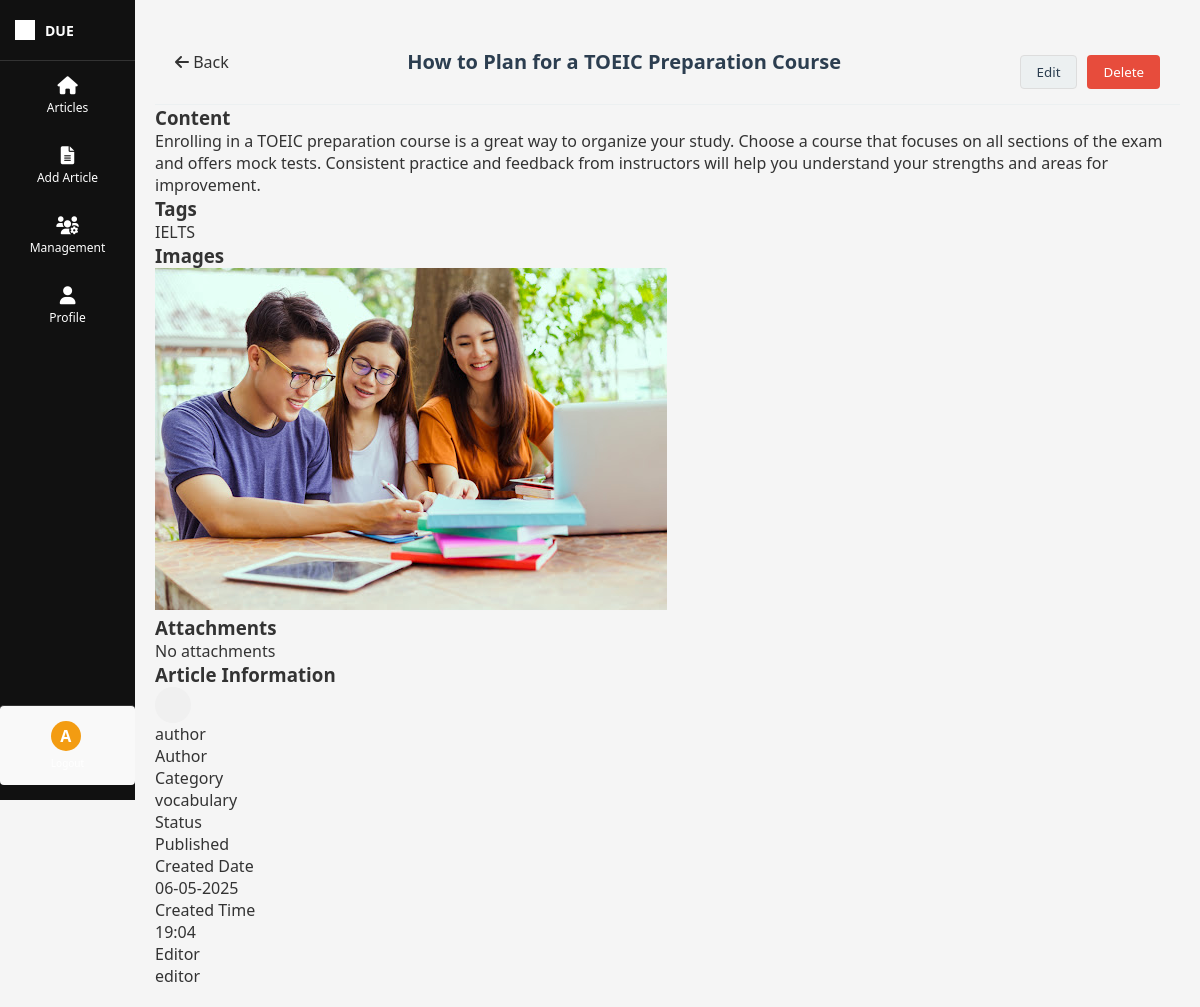
The page /admin-dashboard/article/31/ (signed in) on the database its author committed.
### cms_api/models.py (models this page shows, shortened)
class User(AbstractUser):
    ROLE_CHOICES = (
        ('admin', 'Admin'),
        ('editor', 'Editor'),
        ('author', 'Author'),
        ('user', 'User'),
        ('viewer', 'Viewer'),
    )
    role = models.CharField(max_length=20, choices=ROLE_CHOICES, default='author')
    avatar = models.ImageField(upload_to='avatars/', null=True, blank=True)
    phone_number = models.CharField(max_length=20, null=True, blank=True)
    location = models.CharField(max_length=100, null=True, blank=True)
    profile_summary = models.TextField(null=True, blank=True)
    is_online = models.BooleanField(default=False)
    last_activity = models.DateTimeField(default=timezone.now)

class Post(models.Model):
    STATUS_CHOICES = (
        ('draft', 'Draft'),
        ('pending', 'Pending'),
        ('published', 'Published'),
        ('reject', 'Rejected'),
        ('planned', 'Planned'),
    )
    title = models.CharField(max_length=200)
    content = models.TextField()
    author = models.ForeignKey(User, on_delete=models.CASCADE, related_name='posts')
    editor = models.ForeignKey(User, on_delete=models.SET_NULL, null=True, blank=True, related_name='edited_posts')
    status = models.CharField(max_length=20, choices=STATUS_CHOICES, default='draft')
    created_at = models.DateTimeField(auto_now_add=True)
    updated_at = models.DateTimeField(auto_now=True)
    published_at = models.DateTimeField(null=True, blank=True)
    categories_name = models.CharField(max_length=100, null=True, blank=True)
    tag = models.CharField(max_length=100, null=True, blank=True)
    image = models.ImageField(upload_to='post_images/', null=True, blank=True)
    file = models.FileField(upload_to='post_files/', null=True, blank=True)

### cms_api/views.py (the view)
# urls.py: path('admin-dashboard/article/<int:pk>/', views.article_detail, name='article_detail'),
@login_required(login_url='login')
def article_detail(request, pk):
    post = get_object_or_404(Post, pk=pk)
    return render(request, 'cms_api/article_detail.html', {'post': post})

### cms_api/templates/cms_api/article_detail.html (shortened to what this page needs)
{% extends 'cms_api/base.html' %}
{% load static %}
{% block content %}
<div class="modal-header">
    <div class="back-button" onclick="window.location.href='{% url 'home' %}'">
        <i class="fas fa-arrow-left"></i>
        <span>Back</span>
    </div>
    <h2 class="article-title">{{ post.title }}</h2>
    <div class="modal-actions">
        <button class="btn btn-secondary" id="editArticleBtn">Edit</button>
        <form method="post" action="{% url 'delete_article' post.id %}" style="display: inline;" onsubmit="return confirm('Are you sure you want to delete this article?');">
            <button type="submit" class="btn btn-danger">Delete</button>
        </form>
    </div>
</div>
<div class="article-detail-container">
    <div class="article-main">
        <div id="articleDisplay">
            <div class="article-section">
                <h3>Content</h3>
                <div class="article-content-box">
                    {% if post.content %}
                        <p>{{ post.content|linebreaks }}</p>
                    {% else %}
                        <p>No content</p>
                    {% endif %}
                </div>
            </div>
            <div class="article-section">
                <h3>Tags</h3>
                <div class="article-tags">
                    {% if post.tag %}
                        {% for tag in post.tag.split %}
                            <span class="tag">{{ tag }}</span>
                        {% endfor %}
                    {% else %}
                        <p>No tags</p>
                    {% endif %}
                </div>
            </div>
            <div class="article-section">
                <h3>Images</h3>
                <div class="article-images">
                    {% if post.image %}
                        <img src="{{ post.image.url }}" alt="{{ post.title }}" style="max-width: 100%;">
                    {% else %}
                        <div class="article-image-placeholder">
                            <i class="fas fa-image"></i>
                        </div>
                    {% endif %}
                </div>
            </div>
            <div class="article-section">
                <h3>Attachments</h3>
                <div class="article-attachments">
                    {% if post.file %}
                        <div class="attachment-item">
                            <i class="fas fa-file"></i>
                            <span>{{ post.file.name|default:"attachment.file" }}</span>
                            <a href="{{ post.file.url }}" class="btn btn-small btn-primary" download>Download</a>
                        </div>
                    {% else %}
                        <p>No attachments</p>
                    {% endif %}
                </div>
            </div>
        </div>
    </div>
    <div class="article-sidebar">
        <div class="sidebar-section">
            <h3>Article Information</h3>
            <div class="info-item">
                <div class="author-info">
                    <div class="user-avatar-small"></div>
                    <div>
                        <div class="author-name">{{ post.author.username }}</div>
                        <div class="author-role">Author</div>
                    </div>
                </div>
            </div>
            <div class="info-item">
                <div class="info-label">Category</div>
                <div class="info-value">{{ post.categories_name }}</div>
            </div>
            <div class="info-item">
                <div class="info-label">Status</div>
                <div class="info-value status-{{ post.status }}">
                    {% if post.status == 'published' %}Published
                    {% elif post.status == 'pending' %}Pending
                    {% elif post.status == 'draft' %}Pending
                    {% elif post.status == 'planned' %}Planned
                    {% elif post.status == 'reject' %}Rejected
                    {% endif %}
                </div>
            </div>
            <div class="info-item">
                <div class="info-label">Created Date</div>
                <div class="info-value">{{ post.created_at|date:"d-m-Y" }}</div>
            </div>
            <div class="info-item">
                <div class="info-label">Created Time</div>
                <div class="info-value">{{ post.created_at|time:"G:i" }}</div>
            </div>
            {% if post.editor %}
            <div class="info-item">
                <div class="info-label">Editor</div>
                <div class="info-value">{{ post.editor.username }}</div>
            </div>
            {% endif %}
        </div>
    </div>
</div>
{% endblock %}

### cms_api/templates/cms_api/base.html (shortened to what this page needs)
{% load static %}
<!DOCTYPE html>
<html lang="en">
<head>
    <link rel="stylesheet" href="{% static 'cms_api/css/styles.css' %}">
    <link rel="stylesheet" href="https://cdnjs.cloudflare.com/ajax/libs/font-awesome/6.0.0-beta3/css/all.min.css">
</head>
<body>
    <div class="container">
        <div class="sidebar">
            <div class="logo">
                <div class="logo-square">
                </div>
                <div class="logo-text">DUE</div>
            </div>
            <nav class="nav-menu">
                <a href="{% url 'home' %}" class="nav-item {% if request.path == '/admin-dashboard/' %}active{% endif %}">
                    <i class="fas fa-home"></i>
                    <span>Articles</span>
                </a>
                {% if request.user.role == 'author' or request.user.role == 'admin' %}
                <a href="{% url 'add_article_author' %}" class="nav-item {% if request.path == '/admin-dashboard/add-article-author/' %}active{% endif %}">
                    <i class="fas fa-file-alt"></i>
                    <span>Add Article</span>
                </a>
                {% endif %}
                {% if request.user.role == 'admin' %}
                <a href="{% url 'management' %}" class="nav-item {% if request.path == '/admin-dashboard/management/' %}active{% endif %}">
                    <i class="fas fa-users-cog"></i>
                    <span>Management</span>
                </a>
                {% endif %}
                <a href="{% url 'profile' %}" class="nav-item {% if request.path == '/admin-dashboard/profile/' %}active{% endif %}">
                    <i class="fas fa-user"></i>
                    <span>Profile</span>
                </a>
            </nav>
            <div class="user-info">
                <a href="{% url 'logout' %}" class="logout-btn">
                    <div class="user-avatar">{{ request.user.username|first|upper }}</div>
                    <div class="user-name">Logout</div>
                </a>
            </div>
        </div>
        <div class="main-content">
            {% block content %}{% endblock %}
        </div>
    </div>
</body>
</html>

### cms_api/static/cms_api/css/styles.css (style rules this page uses)
* { margin: 0; padding: 0; box-sizing: border-box; font-family: "Segoe UI", Tahoma, Geneva, Verdana, sans-serif; }
body { background-color: #f5f5f5; color: #333; }
.container { display: flex; min-height: 100vh; }
.sidebar { width: 135px; background-color: #111; color: white; display: flex; flex-direction: column; position: fixed; height: 100vh; z-index: 10; }
.logo { padding: 20px 15px; display: flex; align-items: center; border-bottom: 1px solid #333; }
.logo-square { width: 20px; height: 20px; background-color: white; margin-right: 10px; }
.logo-text { font-size: 14px; font-weight: bold; white-space: nowrap; }
.nav-menu { display: flex; flex-direction: column; flex-grow: 1; }
.nav-item { display: flex; flex-direction: column; align-items: center; padding: 15px 0; color: white; text-decoration: none; font-size: 12px; text-align: center; }
.nav-item i { font-size: 18px; margin-bottom: 5px; }
.user-info { padding: 15px 0; display: flex; flex-direction: column; align-items: center; margin-top: auto; border-top: 1px solid #333; }
.user-avatar { width: 30px; height: 30px; background-color: #f39c12; border-radius: 50%; display: flex; align-items: center; justify-content: center; margin-bottom: 5px; font-weight: bold; }
.user-name { font-size: 10px; text-align: center; }
.logout-btn { color: white; text-decoration: none; }
.main-content { flex-grow: 1; padding: 20px; margin-left: 135px; width: calc(100% - 135px); }
.btn { padding: 8px 16px; border: none; border-radius: 4px; cursor: pointer; font-weight: 500; display: flex; align-items: center; gap: 8px; }
.btn-secondary { background-color: #ecf0f1; color: #2c3e50; border: 1px solid #ddd; height: 33.6px; }
.btn-danger { background-color: #e74c3c; color: white; height: 33.6px; }
.user-avatar-small { width: 36px; height: 36px; border-radius: 50%; background-color: #f0f0f0; display: flex; align-items: center; justify-content: center; font-weight: bold; color: #333; overflow: hidden; }
.user-info { background-color: #f9f9f9; border-radius: 4px; padding: 15px; margin: 15px 0; }
.modal-header { padding: 15px 20px; border-bottom: 1px solid #ecf0f1; display: flex; justify-content: space-between; align-items: center; }
.modal-header h2 { font-size: 20px; color: #2c3e50; margin: 0; }
.modal-actions { display: flex; justify-content: center; align-items: center; gap: 10px; margin-top: 20px; }

### rows shown on the page
User: user.username|first "A"
Post: title "How to Plan for a TOEIC Preparation Course", content "Enrolling in a TOEIC preparation course is a great way to organize your study. Choose a course that focuses on all sections of the exam and offers mock tests. Consistent practice and feedback from instructors will help you understand your strengths and areas for improvement.", split "IELTS", image (picture), author.username "author", categories_name "vocabulary", created_at "06-05-2025", created_at "19:04", editor.username "editor"
